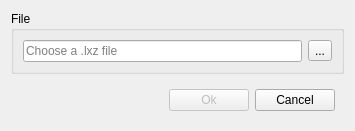
<?xml version="1.0" encoding="UTF-8"?>
<ui version="4.0">
 <class>Dialog</class>
 <widget class="QDialog" name="Dialog">
  <property name="windowModality">
   <enum>Qt::ApplicationModal</enum>
  </property>
  <property name="geometry">
   <rect>
    <x>0</x>
    <y>0</y>
    <width>355</width>
    <height>118</height>
   </rect>
  </property>
  <property name="sizePolicy">
   <sizepolicy hsizetype="Fixed" vsizetype="Fixed">
    <horstretch>0</horstretch>
    <verstretch>0</verstretch>
   </sizepolicy>
  </property>
  <property name="windowTitle">
   <string>Open a file</string>
  </property>
  <property name="modal">
   <bool>true</bool>
  </property>
  <layout class="QVBoxLayout" name="verticalLayout">
   <item>
    <widget class="QGroupBox" name="Size">
     <property name="title">
      <string>File</string>
     </property>
     <layout class="QHBoxLayout" name="horizontalLayout" stretch="1,0">
      <item>
       <widget class="QLineEdit" name="fileEdit">
        <property name="enabled">
         <bool>true</bool>
        </property>
        <property name="readOnly">
         <bool>true</bool>
        </property>
        <property name="placeholderText">
         <string>Choose a .lxz file</string>
        </property>
       </widget>
      </item>
      <item>
       <widget class="QToolButton" name="fileChoose">
        <property name="text">
         <string>...</string>
        </property>
       </widget>
      </item>
     </layout>
    </widget>
   </item>
   <item>
    <widget class="QWidget" name="Widget" native="true">
     <layout class="QHBoxLayout" name="horizontalLayout_2">
      <item>
       <spacer name="Spacer">
        <property name="orientation">
         <enum>Qt::Horizontal</enum>
        </property>
        <property name="sizeHint" stdset="0">
         <size>
          <width>0</width>
          <height>20</height>
         </size>
        </property>
       </spacer>
      </item>
      <item>
       <widget class="QPushButton" name="OK">
        <property name="enabled">
         <bool>false</bool>
        </property>
        <property name="text">
         <string>Ok</string>
        </property>
       </widget>
      </item>
      <item>
       <widget class="QPushButton" name="Cancel">
        <property name="enabled">
         <bool>true</bool>
        </property>
        <property name="text">
         <string>Cancel</string>
        </property>
       </widget>
      </item>
     </layout>
    </widget>
   </item>
  </layout>
 </widget>
 <tabstops>
  <tabstop>fileEdit</tabstop>
  <tabstop>fileChoose</tabstop>
  <tabstop>OK</tabstop>
  <tabstop>Cancel</tabstop>
 </tabstops>
 <resources/>
 <connections>
  <connection>
   <sender>OK</sender>
   <signal>clicked()</signal>
   <receiver>Dialog</receiver>
   <slot>accept()</slot>
   <hints>
    <hint type="sourcelabel">
     <x>255</x>
     <y>99</y>
    </hint>
    <hint type="destinationlabel">
     <x>168</x>
     <y>117</y>
    </hint>
   </hints>
  </connection>
  <connection>
   <sender>Cancel</sender>
   <signal>clicked()</signal>
   <receiver>Dialog</receiver>
   <slot>reject()</slot>
   <hints>
    <hint type="sourcelabel">
     <x>293</x>
     <y>84</y>
    </hint>
    <hint type="destinationlabel">
     <x>299</x>
     <y>116</y>
    </hint>
   </hints>
  </connection>
 </connections>
</ui>
